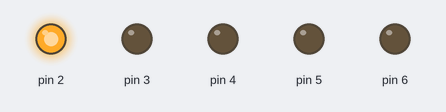
This sketch was run on a simulated Arduino Uno, built with avr-gcc and run on an emulated ATmega328P. On the bench: output pins drawn as LEDs (lit = HIGH).

Above: at 0.05 s.
At 0.75 s:
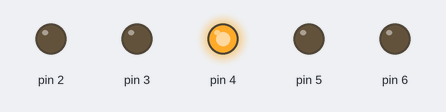
At 1.45 s:
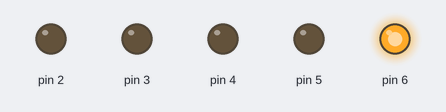
At 2.15 s:
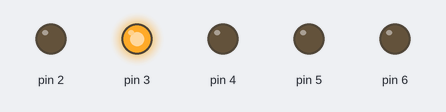
At 2.85 s:
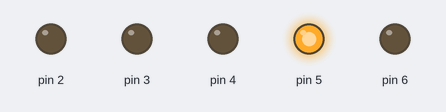
Timing chart, 0 to 3.1 s (numbered marks = the images above):
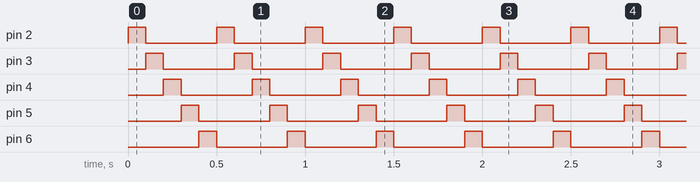

Measured:
- by itself, pin 2–6: alternates HIGH for 0.10 s and LOW for 0.40 s

The sketch:

codigo.ino
```cpp
// C++ code
//
  const int led1 = 2;
  const int led2 = 3;
  const int led3 = 4;
  const int led4 = 5;
  const int led5 = 6;

  const int bot1= 8;
  const int bot2= 9;
  const int bot3= 10;

 void setup()
 {
    pinMode(2, OUTPUT);
    pinMode(3, OUTPUT);
    pinMode(4, OUTPUT);
  	pinMode(5, OUTPUT);
   	pinMode(6, OUTPUT);
 }

 void loop()

    {
   digitalWrite(2,HIGH);
   delay(100); // wait for 1000 miliseconds(s)
   digitalWrite(2,LOW);
   digitalWrite(3, HIGH);
   delay(100); // wait for 1000 miliseconds(s)
   digitalWrite(3, LOW);
   digitalWrite(4,HIGH);
   delay(100); // wait for 1000 miliseconds(s)
   digitalWrite(4,LOW);
   digitalWrite(5, HIGH);
   delay(100); // wait for 1000 miliseconds(s)
   digitalWrite(5, LOW);
   digitalWrite(6, HIGH);
   delay(100); // wait for 1000 miliseconds(s)
   digitalWrite(6, LOW);
 }
```
